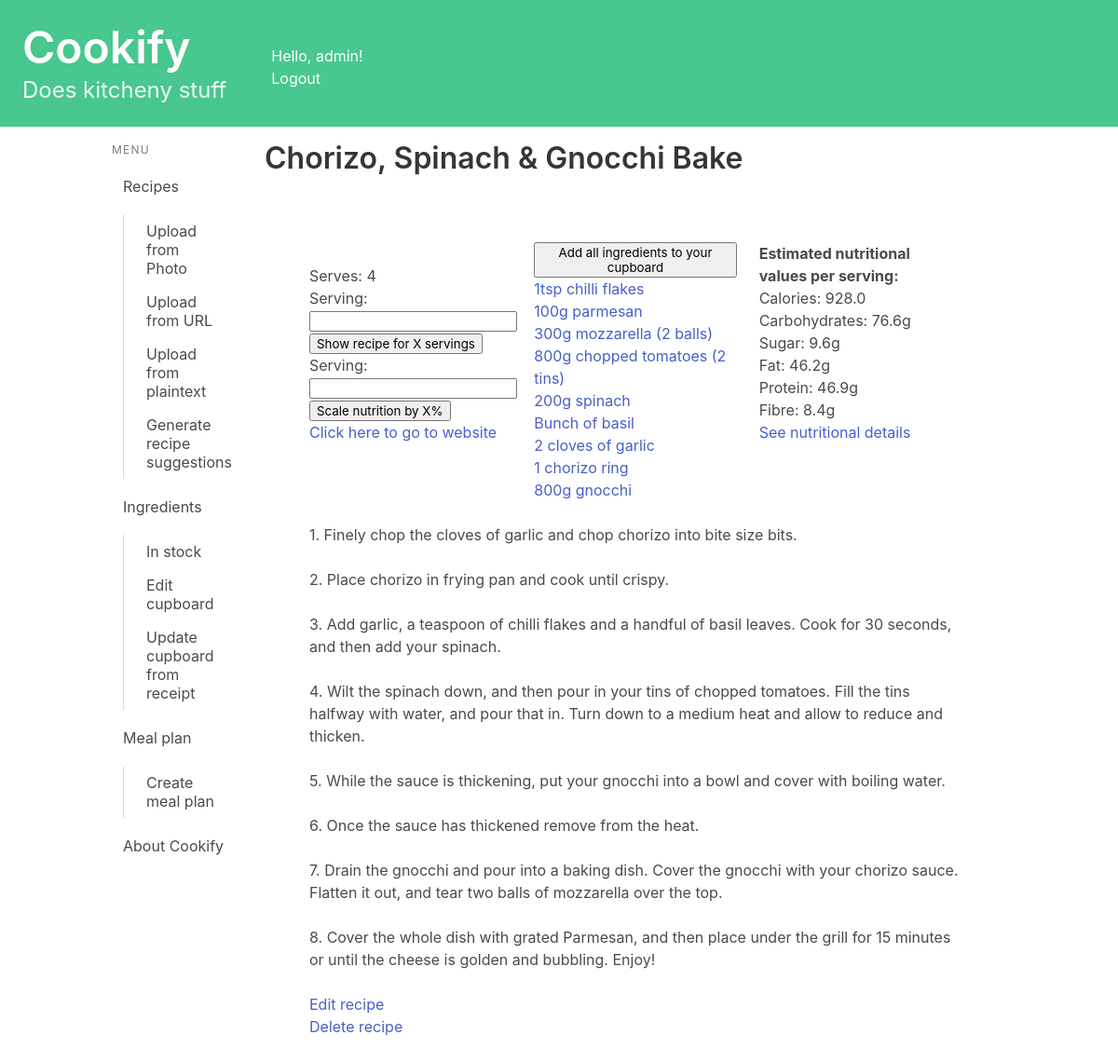
Screenshot of /recipes/view/19/ (signed in) with the database file from the repository.
### recipes/models.py (models this page shows, shortened)
class Recipe(models.Model):
    name = models.CharField(max_length=200)
    method = models.TextField(max_length=5000, blank = True)
    ingredients_string = models.TextField(max_length=1000, blank = True)#Plain text of ingredients
    simplified_ingredients = models.TextField(max_length=1000, blank = True)#Ingredients data
    book = models.CharField(max_length=200, blank = True)
    page = models.CharField(max_length=5, blank = True)
    serves = models.CharField(max_length=5, blank = True)
    serves_int = models.IntegerField(null = True, blank = True)
    description = models.TextField(max_length=500, blank = True)
    url = models.URLField(null = True, blank = True)
    jumbled_input = models.TextField(max_length=8000, blank = True)
    owner = models.ForeignKey(User, on_delete=models.CASCADE, blank=True, null=True)
    from_photo = models.BooleanField(default=False)
    def method_as_list(self):
        try:
            method_as_list = self.method.split('\n')
            if method_as_list[0][0] not in {"1", "0"}:
                method_as_list = [str(i+1) + ". " + step.strip() for i, step in enumerate(method_as_list)]
        except:
            method_as_list = []
        return method_as_list
    def get_nutritional_info(self, scale = 1):
        output = {"calories": 0,
                  "carbohydrates": 0,
                  "sugar": 0,
                  "fat": 0,
                  "protein": 0,
                  "fibre": 0,}
        if self.serves_int == 0:
            self.serves_int = 1
        for recipe_ingredient in self.recipe_ingredient.filter(alternative=False):
            qty = recipe_ingredient.quantity
            if not qty:
                continue
            profile_ingredient = recipe_ingredient.profile_ingredient
            if recipe_ingredient.measurement_unit:
                unit = recipe_ingredient.measurement_unit
            else:
                unit = "g"
                qty = qty*profile_ingredient.get_typical_weight()
            nutrients = profile_ingredient.get_nutrition(qty, unit)
            for nutrient, amount in nutrients.items():
                output[nutrient] += amount/self.serves_int
        for nutrient, amount in output.items():
                output[nutrient] = round(scale*amount,1)
        return output

class RecipeIngredient(models.Model):
    recipe = models.ForeignKey(Recipe, on_delete=models.CASCADE, related_name="recipe_ingredient")
    profile_ingredient = models.ForeignKey(ProfileIngredient, on_delete=models.CASCADE, related_name="recipe_ingredient")
    quantity = models.FloatField(null=True, blank=True)
    measurement_unit = models.CharField(max_length=50, blank=True)
    local_name = models.CharField(max_length=100)
    position_in_list = models.IntegerField(null=True, blank=True)
    optional = models.BooleanField(default = False)
    alternative = models.BooleanField(default = False)
    def scaled_string(self, scale):
        output = ""
        if self.optional:
            output = "(Optional) "
        if self.alternative:
            output = "(Alternative) "
        if self.quantity: #removes unnecessary decimals from float
            scaled_qty = str(round(self.quantity*scale, 2))
            qty = scaled_qty.rstrip('0').rstrip('.') if '.' in scaled_qty else scaled_qty
            output += qty + " "
        if self.measurement_unit:
            output = output[:-1]
            output += self.measurement_unit + " "
        output += self.local_name
        return output.capitalize()

### recipes/views.py (the view, shortened to what this page needs)
# urls.py: path('view/<int:recipe_id>/', views.detail, name='detail'),
@login_required
def detail(request, recipe_id):
    recipe = get_object_or_404(Recipe, pk=recipe_id)
    if recipe.owner != request.user:
        return redirect('recipes:index')
    formServing = QuantityForm()
    formNutrition = QuantityForm()
    scale = 1
    scale_nutrition = 1
    method_as_list = recipe.method_as_list()
    nutrients = recipe.get_nutritional_info(scale_nutrition)
    context = {'recipe': recipe,
               'method_as_list': method_as_list,
               'scale': scale,
               'formServing': formServing,
               'formNutrition': formNutrition,
               'nutrients': nutrients}
    return render(request, 'recipes/detail.html', context)

### recipes/forms.py
class QuantityForm(forms.Form):
    serving = forms.IntegerField()

### recipes/models.py (called while the page is built)
    def get_nutrition(self, quantity, unit):
        quantity = convert_to_grams(quantity, unit) # returns
        scale = quantity/100 #because nutrition is stored as x per 100g
        nutrients = self.get_generic_nutrition()
        for key in nutrients.keys():
            if nutrients[key] == None:
                nutrients[key] = 0
            nutrients[key] = round(nutrients[key] * scale, 1)
        output = {"calories": round(nutrients["calories"],0),
                  "carbohydrates": nutrients["carbohydrates"],
                  "sugar": nutrients["sugar"],
                  "fat": nutrients["fat"],
                  "protein": nutrients["protein"],
                  "fibre": nutrients["fibre"],}
        return output

    def get_calories(self):
        if self.calories_override is not None:
            return self.calories_override
        else:
            return self.ingredient.calories

    def get_carbohydrates(self):
        if self.carbohydrates_override is not None:
            return self.carbohydrates_override
        else:
            return self.ingredient.carbohydrates

    def get_sugar(self):
        if self.sugar_override is not None:
            return self.sugar_override
        else:
            return self.ingredient.sugar

    def get_fat(self):
        if self.fat_override is not None:
            print("getting fat from override")
            return self.fat_override
        else:
            return self.ingredient.fat

    def get_protein(self):
        if self.protein_override is not None:
            return self.protein_override
        else:
            return self.ingredient.protein

    def get_fibre(self):
        if self.fibre_override is not None:
            return self.fibre_override
        else:
            return self.ingredient.fibre

    def get_typical_weight(self):
        if self.typical_weight_override is not None:
            return self.typical_weight_override
        else:
            return self.ingredient.typical_weight

    def get_generic_nutrition(self):
        return {
            "calories": self.get_calories(),
            "carbohydrates": self.get_carbohydrates(),
            "sugar": self.get_sugar(),
            "fat": self.get_fat(),
            "protein": self.get_protein(),
            "fibre": self.get_fibre(),
        }

### recipes/templates/recipes/detail.html (shortened to what this page needs)
{% extends 'base.html' %}
{% load custom_filters %}
{% block content %}
<h1 class="title">{{ recipe.name }}</h1>
<section class="section">
    <div class="columns">
        <div class="column is-one-third">
            {% if recipe.serves_int %}
                <p>Serves: {{ recipe.serves_int }}</p>
                <form method="post">
                    {{ formServing.as_p }}
                    <button type="submit" name="scale_quantities">Show recipe for X servings</button>
                </form>
                <form method="post">
                    {{ formNutrition.as_p }}
                    <button type="submit" name="scale_nutrition">Scale nutrition by X%</button>
                </form>
            {% endif %}
            {% if recipe.url %}
                <p><a href={{recipe.url}} target="_blank">Click here to go to website</a></p>
            {% endif %}
        </div>
        <div class="column">
            {% if recipe.recipe_ingredient.all %}
                <form method="post">
                    <button type="submit" name="add_all_ingredients">Add all ingredients to your cupboard</button>
                </form>
                {% for recipe_ingredient in recipe.recipe_ingredient.all|dictsort:'position_in_list' %}
                    <p><a href="{% url 'cupboard:ingredient_detail' recipe_ingredient.profile_ingredient.ingredient.id %}">{{ recipe_ingredient|scaled_string_with_arg:scale }}</a><br></p>
                {% endfor %}
            {% else %}
                <p>This recipe isn't properly linked with its ingredients.</p>
            {% endif %}
        </div>
        <div class="column">
            {% if nutrients %}
            <p><b>Estimated nutritional values per serving:</b></p>
            <ul><p>Calories: {{nutrients.calories}}</p>
            <p>Carbohydrates: {{nutrients.carbohydrates}}g</p>
            <p>Sugar: {{nutrients.sugar}}g</p>
            <p>Fat: {{nutrients.fat}}g</p>
            <p>Protein: {{nutrients.protein}}g</p>
            <p>Fibre: {{nutrients.fibre}}g</p></ul>
            <ul><a href="{% url 'recipes:nutrition_detail' recipe.id %}">See nutritional details</a></ul>
            {% else %}
                <p>This recipe isn't properly linked with its ingredients.</p>
            {% endif %}
        </div>
      </div>
    {% for step in method_as_list %}
    <p>{{ step }}<br><br></p>
    {% endfor %}
    <ul><a href="{% url 'recipes:edit_recipe' recipe.id %}">Edit recipe</a></ul>
    <ul><a href="{% url 'recipes:delete_recipe' recipe.id %}">Delete recipe</a></ul>
</section>
{% endblock content %}

### kitchenlife/templates/base.html (shortened to what this page needs)
<!DOCTYPE html>
<html lang="en">
{% load is_active %}
<head>
    <link rel="stylesheet"
          href="https://cdn.jsdelivr.net/npm/bulma@0.9.3/css/bulma.min.css">
</head>
<body>
    <a href="{% url 'index' %} ">
        <section class="hero is-small is-success mb-4">
            <div class="columns">
                <div class="column">
                    <div class="hero-body">
                        <h1 class="title is-1">Cookify</h1>
                        <p class="subtitle is-4">
                            Does kitcheny stuff
                        </p>
                    </div>
                </div>
                <div class="column">
                    <br><br>
                    Hello, {{ user.username|default:'Guest' }}!
                    <div>
                        {% if user.is_authenticated %}
                            <a href="{% url 'logout' %}">Logout</a>
                        {% else %}
                            <a href="{% url 'login' %}">Login</a>
                        {% endif %}
                    </div>
                </div>
            </div>
        </section>
    </a>
    <div class="container">
        <div class="columns">
            <div class="column is-2">
                <aside class="menu">
                  <p class="menu-label">
                    Menu
                  </p>
                  <ul class="menu-list">
                    <li>
                        <a href="{% url 'recipes:index' %}" class="{% is_active request 'recipes:index' %}">Recipes</a>
                        <ul>
                            <a href="{% url 'recipes:upload_photo' %}" class="{% is_active request 'recipes:upload_photo' %}">Upload from Photo</a>
                            <a href="{% url 'recipes:upload_url' %}" class="{% is_active request 'recipes:upload_url' %}">Upload from URL</a>
                            <a href="{% url 'recipes:upload_text' %}" class="{% is_active request 'recipes:upload_text' %}">Upload from plaintext</a>
                            <a href="{% url 'recipes:generate_recipe_suggestion' %}" class="{% is_active request 'recipes:generate_recipe_suggestion' %}">Generate recipe suggestions</a>
                        </ul>
                        <a  href="{% url 'cupboard:ingredients_index' %}" class="{% is_active request 'cupboard:ingredients_index' %}">Ingredients</a>
                        <ul>
                            <a href="{% url 'cupboard:cupboard_index' %}" class="{% is_active request 'cupboard:cupboard_index' %}">In stock</a>
                            <a href="{% url 'cupboard:edit_cupboard' %}" class="{% is_active request 'cupboard:edit_cupboard' %}">Edit cupboard</a>
                            <a href="{% url 'cupboard:edit_cupboard' %}" class="{% is_active request 'cupboard:edit_cupboard' %}">Update cupboard from receipt</a>
                        </ul>
                        <a href="{% url 'mealplan:meal_plan_index' %}" class="{% is_active request 'mealplan:meal_plan_index' %}">Meal plan</a>
                        <ul>
                            <a href="{% url 'mealplan:add_meal_plan' %}" class="{% is_active request 'mealplan:add_meal_plan' %}">Create meal plan</a>
                        </ul>
                        <a href="{% url 'about' %} " class="{% is_active request 'about' %}">About Cookify</a>
                    </li>
                  </ul>
                </aside>
            </div>
            <div class="column">
                {% block content %}
                {% endblock content %}
            </div>
        </div>
    </div>
</body>
</html>

### rows the page displays
Recipe: name "Chorizo, Spinach & Gnocchi Bake", serves_int "4"
RecipeIngredient: optional+alternative+quantity "1tsp chilli flakes"
RecipeIngredient: optional+alternative+quantity "100g parmesan"
RecipeIngredient: optional+alternative+quantity "300g mozzarella (2 balls)"
RecipeIngredient: optional+alternative+quantity "800g chopped tomatoes (2 tins)"
RecipeIngredient: optional+alternative+quantity "200g spinach"
RecipeIngredient: optional+alternative+quantity "Bunch of basil"
RecipeIngredient: optional+alternative+quantity "2 cloves of garlic"
RecipeIngredient: optional+alternative+quantity "1 chorizo ring"
RecipeIngredient: optional+alternative+quantity "800g gnocchi"

### other values shown
{{ user.username|default:'Guest' }} "admin"
{{ nutrients.calories }} "928.0"
{{ nutrients.carbohydrates }} "76.6"
{{ nutrients.sugar }} "9.6"
{{ nutrients.fat }} "46.2"
{{ nutrients.protein }} "46.9"
{{ nutrients.fibre }} "8.4"
{{ step }} "1. Finely chop the cloves of garlic and chop chorizo into bite size bits." "2. Place chorizo in frying pan and cook until crispy." "3. Add garlic, a teaspoon of chilli flakes and a handful of basil leaves. Cook for 30 seconds, and then add your spinach." "4. Wilt the spinach down, and then pour in your tins of chopped tomatoes. Fill the tins halfway with water, and pour that in. Turn down to a medium heat and allow to reduce and thicken." "5. While the sauce is thickening, put your gnocchi into a bowl and cover with boiling water." "6. Once the sauce has thickened remove from the heat." "7. Drain the gnocchi and pour into a baking dish. Cover the gnocchi with your chorizo sauce. Flatten it out, and tear two balls of mozzarella over the top." "8. Cover the whole dish with grated Parmesan, and then place under the grill for 15 minutes or until the cheese is golden and bubbling. Enjoy!"
